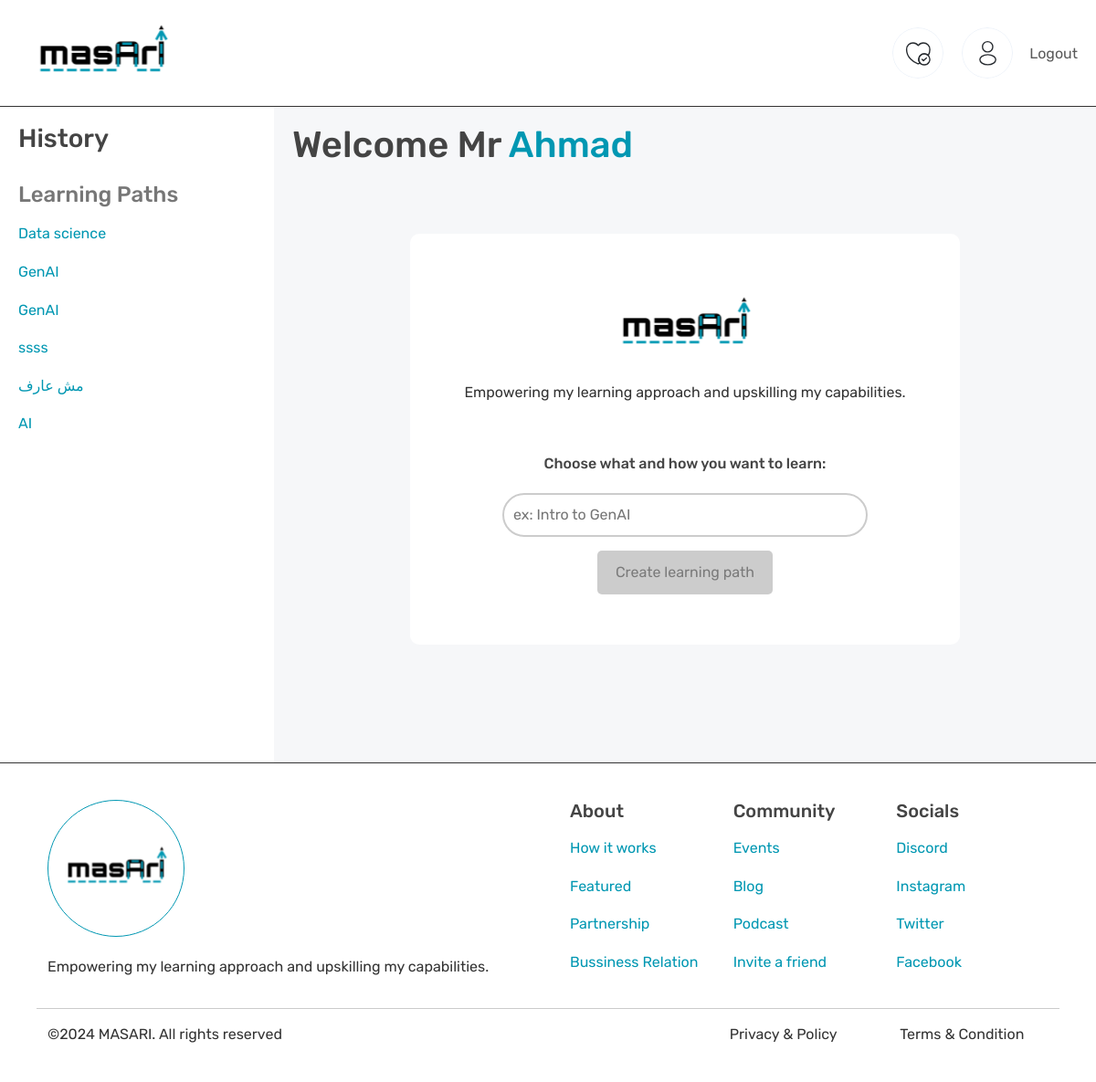
Page /dashboard (signed in) on the earlier database version.
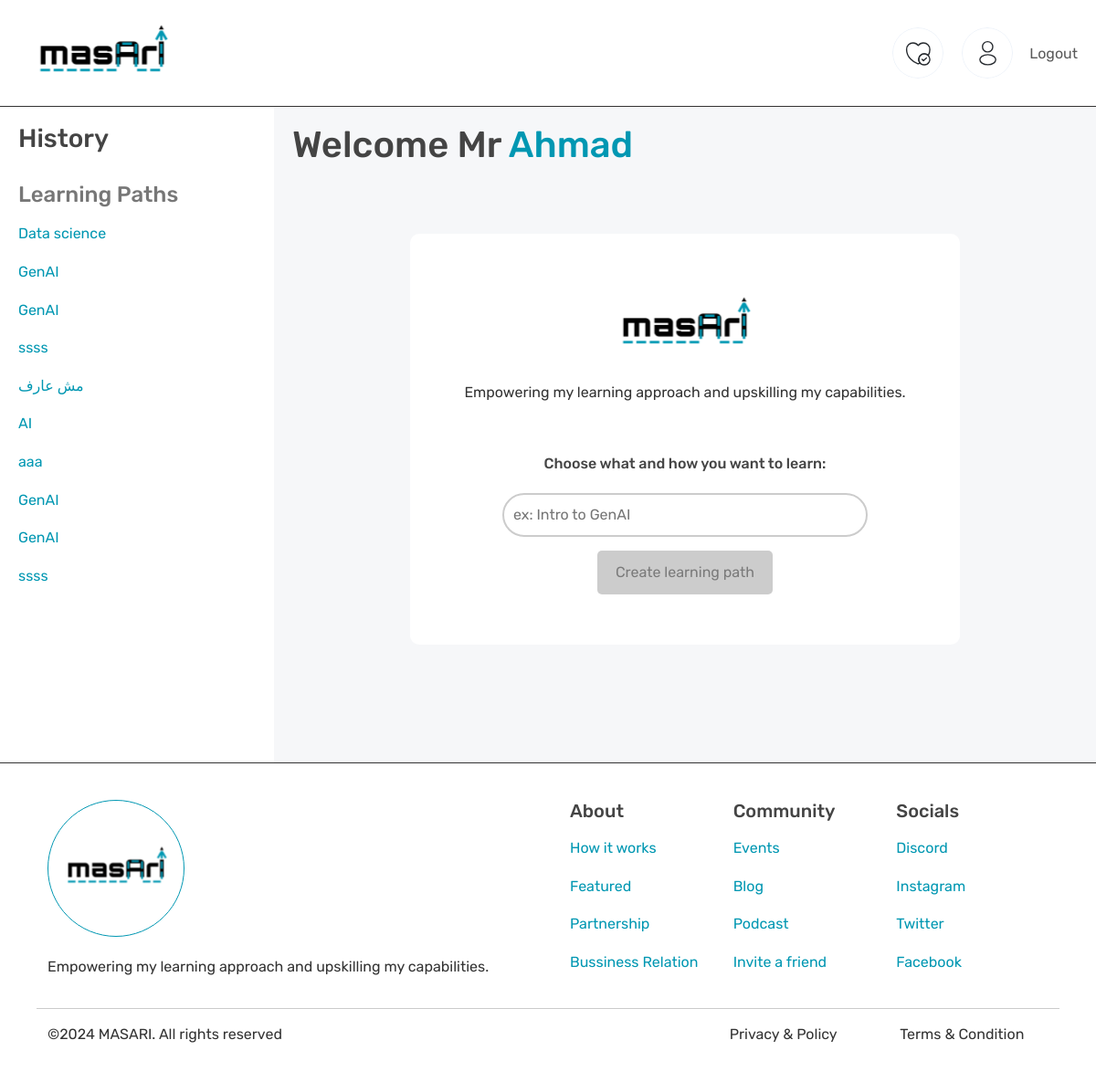
Same page on the later database version.
### app.py (models this page shows)
class LearningPaths(db.Model):
    id = db.Column(db.Integer, primary_key=True)
    title = db.Column(db.String(100), nullable=False)
    description = db.Column(db.Text, nullable=True)
    user_id = db.Column(db.Integer, db.ForeignKey('users.id'), nullable=False)

class Users(db.Model, UserMixin):
    id = db.Column(db.Integer, primary_key=True)
    username = db.Column(db.String(20), nullable=False, unique=True)
    password = db.Column(db.String(80), nullable=False)
    name = db.Column(db.String(100), nullable=False)
    birthdate = db.Column(db.Date)
    learning_paths = db.relationship('LearningPaths', backref='user', lazy=True)
    courses = db.relationship('Courses', backref='user', lazy=True)

### app.py (the view)
@app.route('/dashboard', methods=['GET', 'POST'])
@login_required
def dashboard():
    learning_paths = current_user.learning_paths
    return render_template('dashboard.html', name=current_user.name, learning_paths=learning_paths)

### app.py (called while the page is built)
@login_manager.user_loader
def load_user(user_id):
    return Users.query.get(int(user_id))

@app.context_processor
def inject_user_id():
    if current_user.is_authenticated:
        return {'userId': current_user.id}
    else:
        return {'userId': None}

### templates/dashboard.html (shortened to what this page needs)
{% extends 'base.html' %}
{% block content %}
<link href="{{ url_for('static', filename='css/dashboard.css') }}" rel="stylesheet">
    <aside class="sidebar">
        <h3>History</h3>
        <h4 class="sd-header">Learning Paths</h4>
        {% if learning_paths %}
            {% for path in learning_paths %}
                <p>
                    <a href="{{ url_for('learningpath', path_id=path.id) }}">{{ path.title }}</a>
                </p>
            {% endfor %}
        {% else %}
            <p>No learning paths available.</p>
        {% endif %}
    </aside>
    <div class="main-content">
        <h1>Welcome Mr <span style="color: #0097b2;">{{ name }}</span></h1>
        <div class="qa-card-holder">
            <div class="qa-card">
                <div class="qa-generate-header">
                    <div>
                        <img src="{{ url_for('static', filename='images/logo.svg') }}">
                    </div>
                    <p>Empowering my learning approach and upskilling my capabilities.</p>
                </div>
                <div class="qa-generate-container">
                    <h6>Choose what and how you want to learn:</h6>
                    <div class="input-wrapper">
                        <input type="text" class="styled-input" id="searchInput" placeholder="ex: Intro to GenAI">
                    </div>
                    <div class="buttons">
                        <button class="styled-button" id="pathButton" disabled>Create learning path</button>
                    </div>
                </div>
            </div>
        </div>
    </div>
{% endblock %}

### templates/base.html (shortened to what this page needs)
<!DOCTYPE html>
<html lang="en">
<head>
    <link rel="stylesheet" href="https://cdn.jsdelivr.net/npm/sweetalert2@10/dist/sweetalert2.min.css">
    <link href="https://cdn.jsdelivr.net/npm/bootstrap@5.3.0/dist/css/bootstrap.min.css" rel="stylesheet">
    <link href="{{ url_for('static', filename='css/general.css') }}" rel="stylesheet">
</head>
<body>
    {% include 'navbar.html' %}
    <main style="margin-top: 115px;">
        {% block content %}{% endblock %}
    </main>
    {% include 'footer.html' %}
</body>
</html>

### templates/navbar.html (shortened to what this page needs)
<nav class="navbar navbar-expand-lg" style="position: fixed; width: 100%; z-index: 1000; top: 0;">
    <div class="container-fluid">
        <a class="navbar-brand" href="{{url_for('dashboard')}}">
            <img src="{{ url_for('static', filename='images/logo.svg') }}" alt="Home">
        </a>
        <div class="collapse navbar-collapse" id="navbarNav">
            <ul class="navbar-nav ms-auto">
                <li class="nav-item">
                    <a class="nav-link" href="{{url_for('liked')}}" title="Liked">
                        </a>
                </li>
                <li class="nav-item">
                    <a class="nav-link" href="{{url_for('profile')}}" title="Profile">
                        </a>
                </li>
                <li class="nav-item">
                    <a class="nav-link logout-button" href="{{url_for('logout')}}"><p>Logout</p></a>
                </li>
            </ul>
        </div>
    </div>
</nav>

### templates/footer.html
<footer class="footer">
    <div class="row">
        <div class="col-lg-6">
            <div class="logo-footer">
                <img src="{{ url_for('static', filename='images/logo_footer.svg') }}" alt="logo">
            </div>
            <p class="logo-footer-desc">Empowering my learning approach and upskilling my capabilities.</p>
        </div>
        <div class="col-lg-6">
            <div class="row footer-lists">
                <div class="col-lg-4">
                    <h5>About</h5>
                    <p><a href="#">How it works</a></p>
                    <p><a href="#">Featured</a></p>
                    <p><a href="#">Partnership</a></p>
                    <p><a href="#">Bussiness Relation</a></p>
                </div>
                <div class="col-lg-4">
                    <h5>Community</h5>
                    <p><a href="#">Events</a></p>
                    <p><a href="#">Blog</a></p>
                    <p><a href="#">Podcast</a></p>
                    <p><a href="#">Invite a friend</a></p>
                </div>
                <div class="col-lg-4">
                    <h5>Socials</h5>
                    <p><a href="#">Discord</a></p>
                    <p><a href="#">Instagram</a></p>
                    <p><a href="#">Twitter</a></p>
                    <p><a href="#">Facebook</a></p>
                </div>
            </div>
        </div>
    </div>
    <hr>
    <div class="row">
        <div class="col-lg-8">
            ©2024 MASARI. All rights reserved
        </div>
        <div class="col-lg-2">
            Privacy & Policy
        </div>
        <div class="col-lg-2">
            Terms & Condition
        </div>
    </div>
</footer>

### static/css/general.css (style rules this page uses)
body, html { margin: 0; padding: 0; box-sizing: border-box; }
body { font-family: "Rubik", sans-serif; font-optical-sizing: auto; font-style: normal; font-size: 16px; color: #333; }
main { min-height: 90vh; display: flex; flex-direction: row; }
.row { margin: 0 !important; }
.sidebar { flex: 0 0 auto; padding: 20px; width: 25%; }
.main-content { position: relative; flex: 1; background-color: #f6f7f9; padding: 20px; }
h1, h2, h3, h4, h5, h6 { font-family: 'Rubik', sans-serif; font-weight: 500; color: #444; }
p { line-height: 1.6; margin: 16px 0; }
a { color: #0097b2; text-decoration: none; transition: color 0.3s ease; }
img { max-width: 100%; height: auto; }
nav { background-color: #fff !important; border-bottom: 1.5px solid #333; }
.navbar-nav { align-items: flex-end !important; }
.nav-item .nav-link svg { border: 2px solid transparent; border-radius: 50%; transition: border-color 0.3s ease; }
.logout-button { text-decoration-color: transparent; transition: text-decoration-color, font-size 0.3s ease; }
footer { background-color: #fff !important; border-top: 1.5px solid #333; padding: 40px; }
.logo-footer-desc { margin-top: 20px; }
.sidebar .sd-header { margin-top: 30px; color: #777; }
.qa-card-holder { display: flex; justify-content: center; align-items: center; height: 100%; }

### static/css/dashboard.css (style rules this page uses)
.qa-card { width: 70%; height: 450px; background-color: #fff; border-radius: 10px; display: flex; flex-direction: column ; justify-content: center; align-items: center; gap: 40px; margin-bottom: 100px; }
.qa-generate-header { display: flex; flex-direction: column ; justify-content: center; align-items: center; }
.qa-generate-container { gap: 15px; display: flex; flex-direction: column ; justify-content: center; align-items: center; }
.qa-generate-container .buttons { display: flex; gap: 30px; }
.qa-generate-container .buttons button { min-width: 150px; padding: 12px 20px; border: none; border-radius: 5px; font-size: 16px; cursor: pointer; transition: background-color 0.3s ease; }
.qa-generate-container .buttons button:disabled { background-color: #ccc; cursor: not-allowed; color: #7a7a7a; }
.qa-generate-container .styled-input { width: 400px; padding: 10px; border: 2px solid #ccc; border-radius: 50px; font-size: 16px; transition: border-color 0.3s ease; }

Differences in the rows shown:
added LearningPaths: title "aaa"
added LearningPaths: title "GenAI"
added LearningPaths: title "GenAI"
added LearningPaths: title "ssss"
